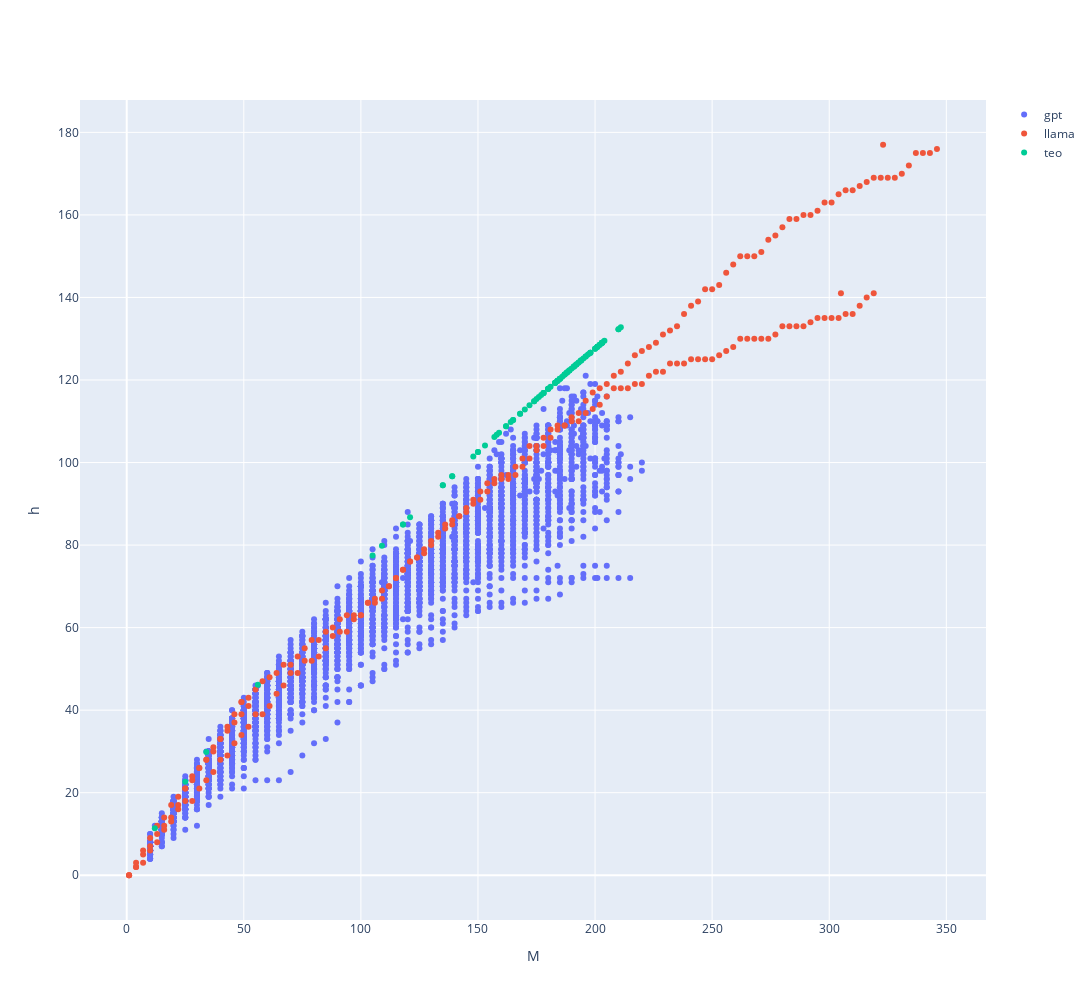

The notebook cell this image was saved under:
### Code cell
fig = go.Figure()
#fig.add_scatter(x=M, y=h, mode="markers", name="data")
fig.add_scatter(x=doc_M, y=doc_h, mode="markers", name="gpt")
fig.add_scatter(x=doc_M_llama, y=doc_h_llama, mode="markers", name="llama")


fig.add_scatter(x=M, y=h_t, mode="markers", name="teo")


fig.update_layout(
    {
        "xaxis":{
            "title": "M"
        },
        "yaxis":{
            "title": "h"
        },
        "width":1500,
        "height":1000
    }
)

fig.show()
fig.write_image("heaps.pdf")

### Figure 1 — Plotly figure (JSON) as saved in the notebook; plotly's stock layout.template omitted (floating-point values rounded to 4 significant figures; data arrays with more than 128 entries replaced by an {"elided": "..."} marker saying what was removed)
{"data": [{"mode": "markers", "name": "gpt", "type": "scatter", "x": {"elided": "3614 int values"}, "y": {"elided": "3614 int values"}}, {"mode": "markers", "name": "llama", "type": "scatter", "x": {"elided": "244 int values"}, "y": {"elided": "244 int values"}}, {"mode": "markers", "name": "teo", "type": "scatter", "x": [178, 204, 159, 183, 34, 194, 197, 172, 193, 25, 170, 203, 174, 203, 201, 192, 176, 185, 183, 200, 139, 184, 192, 211, 177, 109, 189, 201, 153, 186, 184, 201, 150, 193, 183, 187, 148, 191, 168, 135, 184, 118, 180, 189, 188, 157, 188, 200, 105, 56, 198, 191, 196, 164, 162, 187, 184, 201, 175, 165, 203, 168, 210, 198, 118, 202, 191, 158, 187, 202, 180, 165, 139, 12, 196, 180, 194, 181, 189, 198, 195, 192, 190, 185, 183, 210, 162, 194, 203, 174, 188, 183, 185, 203, 178, 178, 135, 150, 121, 180], "y": [116.9, 129.5, 107.2, 119.3, 29.87, 124.7, 126.2, 113.9, 124.2, 22.63, 112.9, 129.0, 114.9, 129.0, 128.1, 123.7, 115.9, 120.3, 119.3, 127.6, 96.66, 119.8, 123.7, 132.8, 116.4, 79.83, 122.3, 128.1, 104.1, 120.8, 119.8, 128.1, 102.5, 124.2, 119.3, 121.3, 101.5, 123.3, 111.8, 94.48, 119.8, 85.01, 117.9, 122.3, 121.8, 106.2, 121.8, 127.6, 77.48, 46.13, 126.6, 123.3, 125.7, 109.8, 108.8, 121.3, 119.8, 128.1, 115.4, 110.3, 129.0, 111.8, 132.3, 126.6, 85.01, 128.5, 123.3, 106.7, 121.3, 128.5, 117.9, 110.3, 96.66, 11.4, 125.7, 117.9, 124.7, 118.4, 122.3, 126.6, 125.2, 123.7, 122.8, 120.3, 119.3, 132.3, 108.8, 124.7, 129.0, 114.9, 121.8, 119.3, 120.3, 129.0, 116.9, 116.9, 94.48, 102.5, 86.71, 117.9]}], "layout": {"height": 1000, "width": 1500, "xaxis": {"title": {"text": "M"}}, "yaxis": {"title": {"text": "h"}}}}
